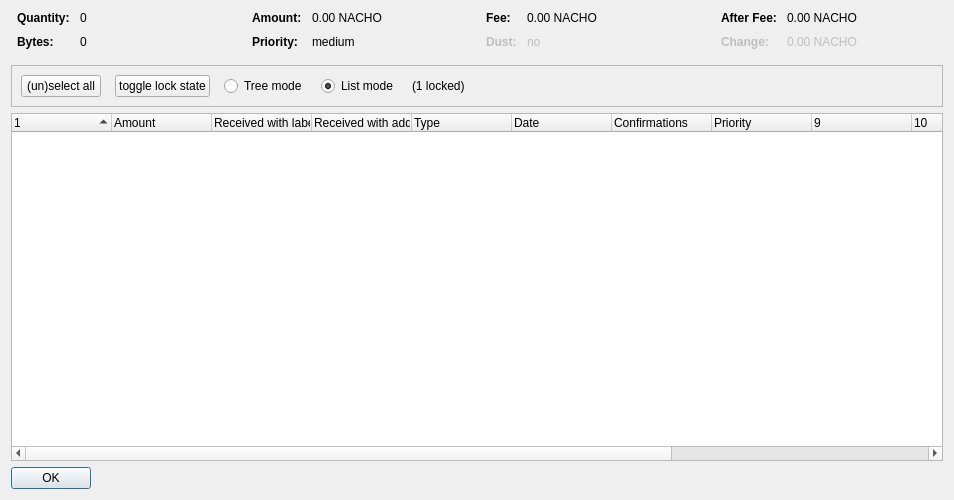
<?xml version="1.0" encoding="UTF-8"?>
<ui version="4.0">
 <class>CoinControlDialog</class>
 <widget class="QDialog" name="CoinControlDialog">
  <property name="geometry">
   <rect>
    <x>0</x>
    <y>0</y>
    <width>954</width>
    <height>500</height>
   </rect>
  </property>
  <property name="windowTitle">
   <string>Coin Selection</string>
  </property>
  <layout class="QVBoxLayout" name="verticalLayout">
   <item>
    <layout class="QHBoxLayout" name="horizontalLayoutTop" stretch="0,0,0,0">
     <property name="topMargin">
      <number>0</number>
     </property>
     <property name="bottomMargin">
      <number>10</number>
     </property>
     <item>
      <layout class="QFormLayout" name="formLayoutCoinControl1">
       <property name="horizontalSpacing">
        <number>10</number>
       </property>
       <property name="verticalSpacing">
        <number>10</number>
       </property>
       <property name="leftMargin">
        <number>6</number>
       </property>
       <property name="rightMargin">
        <number>6</number>
       </property>
       <item row="0" column="0">
        <widget class="QLabel" name="labelCoinControlQuantityText">
         <property name="font">
          <font>
           <weight>75</weight>
           <bold>true</bold>
          </font>
         </property>
         <property name="text">
          <string>Quantity:</string>
         </property>
        </widget>
       </item>
       <item row="0" column="1">
        <widget class="QLabel" name="labelCoinControlQuantity">
         <property name="cursor">
          <cursorShape>IBeamCursor</cursorShape>
         </property>
         <property name="contextMenuPolicy">
          <enum>Qt::ActionsContextMenu</enum>
         </property>
         <property name="text">
          <string notr="true">0</string>
         </property>
         <property name="textInteractionFlags">
          <set>Qt::LinksAccessibleByMouse|Qt::TextSelectableByKeyboard|Qt::TextSelectableByMouse</set>
         </property>
        </widget>
       </item>
       <item row="1" column="0">
        <widget class="QLabel" name="labelCoinControlBytesText">
         <property name="font">
          <font>
           <weight>75</weight>
           <bold>true</bold>
          </font>
         </property>
         <property name="text">
          <string>Bytes:</string>
         </property>
        </widget>
       </item>
       <item row="1" column="1">
        <widget class="QLabel" name="labelCoinControlBytes">
         <property name="cursor">
          <cursorShape>IBeamCursor</cursorShape>
         </property>
         <property name="contextMenuPolicy">
          <enum>Qt::ActionsContextMenu</enum>
         </property>
         <property name="text">
          <string notr="true">0</string>
         </property>
         <property name="textInteractionFlags">
          <set>Qt::LinksAccessibleByMouse|Qt::TextSelectableByKeyboard|Qt::TextSelectableByMouse</set>
         </property>
        </widget>
       </item>
      </layout>
     </item>
     <item>
      <layout class="QFormLayout" name="formLayoutCoinControl2">
       <property name="horizontalSpacing">
        <number>10</number>
       </property>
       <property name="verticalSpacing">
        <number>10</number>
       </property>
       <property name="leftMargin">
        <number>6</number>
       </property>
       <property name="rightMargin">
        <number>6</number>
       </property>
       <item row="0" column="0">
        <widget class="QLabel" name="labelCoinControlAmountText">
         <property name="font">
          <font>
           <weight>75</weight>
           <bold>true</bold>
          </font>
         </property>
         <property name="text">
          <string>Amount:</string>
         </property>
        </widget>
       </item>
       <item row="0" column="1">
        <widget class="QLabel" name="labelCoinControlAmount">
         <property name="cursor">
          <cursorShape>IBeamCursor</cursorShape>
         </property>
         <property name="contextMenuPolicy">
          <enum>Qt::ActionsContextMenu</enum>
         </property>
         <property name="text">
          <string notr="true">0.00 NACHO</string>
         </property>
         <property name="textInteractionFlags">
          <set>Qt::LinksAccessibleByMouse|Qt::TextSelectableByKeyboard|Qt::TextSelectableByMouse</set>
         </property>
        </widget>
       </item>
       <item row="1" column="0">
        <widget class="QLabel" name="labelCoinControlPriorityText">
         <property name="font">
          <font>
           <weight>75</weight>
           <bold>true</bold>
          </font>
         </property>
         <property name="text">
          <string>Priority:</string>
         </property>
        </widget>
       </item>
       <item row="1" column="1">
        <widget class="QLabel" name="labelCoinControlPriority">
         <property name="cursor">
          <cursorShape>IBeamCursor</cursorShape>
         </property>
         <property name="contextMenuPolicy">
          <enum>Qt::ActionsContextMenu</enum>
         </property>
         <property name="text">
          <string>medium</string>
         </property>
         <property name="textInteractionFlags">
          <set>Qt::LinksAccessibleByMouse|Qt::TextSelectableByKeyboard|Qt::TextSelectableByMouse</set>
         </property>
        </widget>
       </item>
      </layout>
     </item>
     <item>
      <layout class="QFormLayout" name="formLayoutCoinControl3">
       <property name="horizontalSpacing">
        <number>10</number>
       </property>
       <property name="verticalSpacing">
        <number>10</number>
       </property>
       <property name="leftMargin">
        <number>6</number>
       </property>
       <property name="rightMargin">
        <number>6</number>
       </property>
       <item row="0" column="0">
        <widget class="QLabel" name="labelCoinControlFeeText">
         <property name="font">
          <font>
           <weight>75</weight>
           <bold>true</bold>
          </font>
         </property>
         <property name="text">
          <string>Fee:</string>
         </property>
        </widget>
       </item>
       <item row="0" column="1">
        <widget class="QLabel" name="labelCoinControlFee">
         <property name="cursor">
          <cursorShape>IBeamCursor</cursorShape>
         </property>
         <property name="contextMenuPolicy">
          <enum>Qt::ActionsContextMenu</enum>
         </property>
         <property name="text">
          <string notr="true">0.00 NACHO</string>
         </property>
         <property name="textInteractionFlags">
          <set>Qt::LinksAccessibleByMouse|Qt::TextSelectableByKeyboard|Qt::TextSelectableByMouse</set>
         </property>
        </widget>
       </item>
       <item row="1" column="0">
        <widget class="QLabel" name="labelCoinControlLowOutputText">
         <property name="enabled">
          <bool>false</bool>
         </property>
         <property name="font">
          <font>
           <weight>75</weight>
           <bold>true</bold>
          </font>
         </property>
         <property name="text">
          <string>Dust:</string>
         </property>
        </widget>
       </item>
       <item row="1" column="1">
        <widget class="QLabel" name="labelCoinControlLowOutput">
         <property name="enabled">
          <bool>false</bool>
         </property>
         <property name="cursor">
          <cursorShape>IBeamCursor</cursorShape>
         </property>
         <property name="contextMenuPolicy">
          <enum>Qt::ActionsContextMenu</enum>
         </property>
         <property name="text">
          <string>no</string>
         </property>
         <property name="textInteractionFlags">
          <set>Qt::LinksAccessibleByMouse|Qt::TextSelectableByKeyboard|Qt::TextSelectableByMouse</set>
         </property>
        </widget>
       </item>
      </layout>
     </item>
     <item>
      <layout class="QFormLayout" name="formLayoutCoinControl4">
       <property name="horizontalSpacing">
        <number>10</number>
       </property>
       <property name="verticalSpacing">
        <number>10</number>
       </property>
       <property name="leftMargin">
        <number>6</number>
       </property>
       <property name="rightMargin">
        <number>6</number>
       </property>
       <item row="0" column="0">
        <widget class="QLabel" name="labelCoinControlAfterFeeText">
         <property name="font">
          <font>
           <weight>75</weight>
           <bold>true</bold>
          </font>
         </property>
         <property name="text">
          <string>After Fee:</string>
         </property>
        </widget>
       </item>
       <item row="0" column="1">
        <widget class="QLabel" name="labelCoinControlAfterFee">
         <property name="cursor">
          <cursorShape>IBeamCursor</cursorShape>
         </property>
         <property name="contextMenuPolicy">
          <enum>Qt::ActionsContextMenu</enum>
         </property>
         <property name="text">
          <string notr="true">0.00 NACHO</string>
         </property>
         <property name="textInteractionFlags">
          <set>Qt::LinksAccessibleByMouse|Qt::TextSelectableByKeyboard|Qt::TextSelectableByMouse</set>
         </property>
        </widget>
       </item>
       <item row="1" column="0">
        <widget class="QLabel" name="labelCoinControlChangeText">
         <property name="enabled">
          <bool>false</bool>
         </property>
         <property name="font">
          <font>
           <weight>75</weight>
           <bold>true</bold>
          </font>
         </property>
         <property name="text">
          <string>Change:</string>
         </property>
        </widget>
       </item>
       <item row="1" column="1">
        <widget class="QLabel" name="labelCoinControlChange">
         <property name="enabled">
          <bool>false</bool>
         </property>
         <property name="cursor">
          <cursorShape>IBeamCursor</cursorShape>
         </property>
         <property name="contextMenuPolicy">
          <enum>Qt::ActionsContextMenu</enum>
         </property>
         <property name="text">
          <string notr="true">0.00 NACHO</string>
         </property>
         <property name="textInteractionFlags">
          <set>Qt::LinksAccessibleByMouse|Qt::TextSelectableByKeyboard|Qt::TextSelectableByMouse</set>
         </property>
        </widget>
       </item>
      </layout>
     </item>
    </layout>
   </item>
   <item>
    <widget class="QFrame" name="frame">
     <property name="minimumSize">
      <size>
       <width>0</width>
       <height>40</height>
      </size>
     </property>
     <property name="frameShape">
      <enum>QFrame::StyledPanel</enum>
     </property>
     <property name="frameShadow">
      <enum>QFrame::Sunken</enum>
     </property>
     <layout class="QHBoxLayout" name="horizontalLayout">
      <item>
       <layout class="QHBoxLayout" name="horizontalLayoutPanel" stretch="0,0,0,0,0,0">
        <property name="spacing">
         <number>14</number>
        </property>
        <item>
         <widget class="QPushButton" name="pushButtonSelectAll">
          <property name="sizePolicy">
           <sizepolicy hsizetype="Maximum" vsizetype="Fixed">
            <horstretch>0</horstretch>
            <verstretch>0</verstretch>
           </sizepolicy>
          </property>
          <property name="text">
           <string>(un)select all</string>
          </property>
          <property name="autoDefault">
           <bool>false</bool>
          </property>
         </widget>
        </item>
        <item>
         <widget class="QPushButton" name="pushButtonToggleLock">
          <property name="sizePolicy">
           <sizepolicy hsizetype="Maximum" vsizetype="Fixed">
            <horstretch>0</horstretch>
            <verstretch>0</verstretch>
           </sizepolicy>
          </property>
          <property name="text">
           <string>toggle lock state</string>
          </property>
          <property name="autoDefault">
           <bool>false</bool>
          </property>
         </widget>
        </item>
        <item>
         <widget class="QRadioButton" name="radioTreeMode">
          <property name="sizePolicy">
           <sizepolicy hsizetype="Maximum" vsizetype="Fixed">
            <horstretch>0</horstretch>
            <verstretch>0</verstretch>
           </sizepolicy>
          </property>
          <property name="text">
           <string>Tree mode</string>
          </property>
         </widget>
        </item>
        <item>
         <widget class="QRadioButton" name="radioListMode">
          <property name="sizePolicy">
           <sizepolicy hsizetype="Maximum" vsizetype="Fixed">
            <horstretch>0</horstretch>
            <verstretch>0</verstretch>
           </sizepolicy>
          </property>
          <property name="text">
           <string>List mode</string>
          </property>
          <property name="checked">
           <bool>true</bool>
          </property>
         </widget>
        </item>
        <item>
         <widget class="QLabel" name="labelLocked">
          <property name="text">
           <string>(1 locked)</string>
          </property>
         </widget>
        </item>
        <item>
         <spacer name="horizontalSpacer">
          <property name="orientation">
           <enum>Qt::Horizontal</enum>
          </property>
          <property name="sizeHint" stdset="0">
           <size>
            <width>40</width>
            <height>20</height>
           </size>
          </property>
         </spacer>
        </item>
       </layout>
      </item>
     </layout>
    </widget>
   </item>
   <item>
    <widget class="CoinControlTreeWidget" name="treeWidget">
     <property name="contextMenuPolicy">
      <enum>Qt::CustomContextMenu</enum>
     </property>
     <property name="sortingEnabled">
      <bool>false</bool>
     </property>
     <property name="columnCount">
      <number>13</number>
     </property>
     <attribute name="headerShowSortIndicator" stdset="0">
      <bool>true</bool>
     </attribute>
     <attribute name="headerStretchLastSection">
      <bool>false</bool>
     </attribute>
     <column>
      <property name="text">
       <string/>
      </property>
     </column>
     <column>
      <property name="text">
       <string>Amount</string>
      </property>
     </column>
     <column>
      <property name="text">
       <string>Received with label</string>
      </property>
     </column>
     <column>
      <property name="text">
       <string>Received with address</string>
      </property>
     </column>
     <column>
      <property name="text">
	<string>Type</string>
      </property>
     </column>
     <column>
      <property name="text">	 
       <string>Date</string>
      </property>
     </column>
     <column>
      <property name="text">
       <string>Confirmations</string>
      </property>
      <property name="toolTip">
       <string>Confirmed</string>
      </property>
     </column>
     <column>
      <property name="text">
       <string>Priority</string>
      </property>
     </column>
     <column>
      <property name="text">
       <string/>
      </property>
     </column>
     <column>
      <property name="text">
       <string/>
      </property>
     </column>
     <column>
      <property name="text">
       <string/>
      </property>
     </column>
     <column>
      <property name="text">
       <string/>
      </property>
     </column>
     <column>
      <property name="text">
       <string/>
      </property>
     </column>
    </widget>
   </item>
   <item>
    <widget class="QDialogButtonBox" name="buttonBox">
     <property name="sizePolicy">
      <sizepolicy hsizetype="Maximum" vsizetype="Fixed">
       <horstretch>0</horstretch>
       <verstretch>0</verstretch>
      </sizepolicy>
     </property>
     <property name="orientation">
      <enum>Qt::Horizontal</enum>
     </property>
     <property name="standardButtons">
      <set>QDialogButtonBox::Ok</set>
     </property>
    </widget>
   </item>
  </layout>
 </widget>
 <customwidgets>
  <customwidget>
   <class>CoinControlTreeWidget</class>
   <extends>QTreeWidget</extends>
   <header>coincontroltreewidget.h</header>
  </customwidget>
 </customwidgets>
 <resources/>
 <connections/>
</ui>
